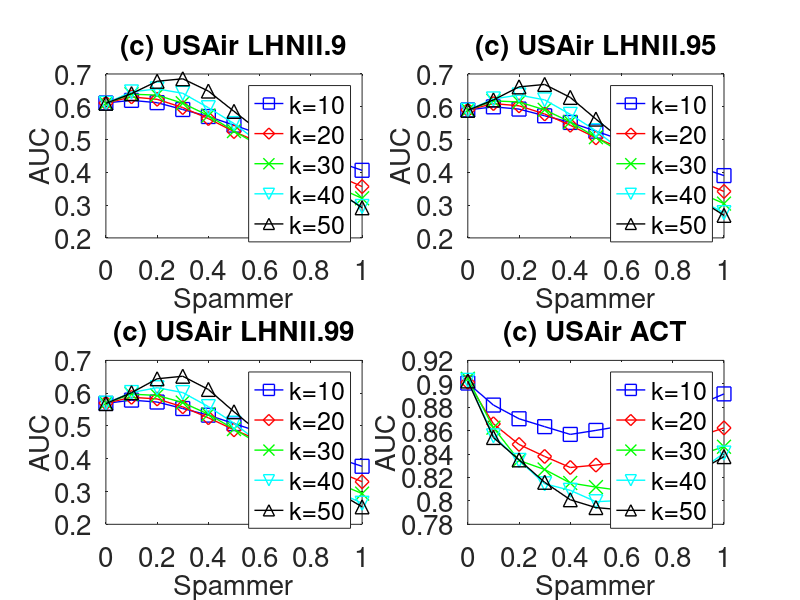

Source code (MATLAB):
subplot(2,2,1);
x=0:0.1:1;
y=[0.6116662	0.6194743	0.6124824	0.5915699	0.5702701	0.543909	0.5168064	0.483952	0.4611378	0.4330056	0.4061898
];
plot(x,y,'-bs','LineWidth',1,'MarkerSize',10);
hold on;

y=[0.6113337	0.6300354	0.622777	0.5975288	0.5639132	0.524365	0.4904664	0.456011	0.4212914	0.3909042	0.3566138
];
plot(x,y,'-rd','LineWidth',1,'MarkerSize',10);
hold on;

y=[0.6104394	0.6383176	0.6355616	0.6107134	0.5731994	0.5259148	0.4803916	0.4353244	0.3939936	0.3557658	0.3206384
];
plot(x,y,'-gx','LineWidth',1,'MarkerSize',10);
hold on;

y=[0.6104091	0.6452592	0.654536	0.641069	0.5972346	0.5487576	0.4897842	0.4357452	0.3846616	0.3377218	0.2959712
];
plot(x,y,'-cv','LineWidth',1,'MarkerSize',10);
hold on;

y=[0.6106782	0.6400648	0.6777994	0.6853564	0.6479066	0.5859962	0.5251518	0.4643944	0.4040038	0.3451532	0.2918642
];
plot(x,y,'-k^','LineWidth',1,'MarkerSize',10);


set(gca,'FontSize',20);
xlabel('Spammer','fontsize',20);
ylabel('AUC','fontsize',20);
title('(c) USAir LHNII.9','fontsize',20);

legend('k=10','k=20','k=30','k=40','k=50');
hold on;



subplot(2,2,2);
x=0:0.1:1;
y=[0.5902802	0.5997592	0.5928862	0.5725092	0.5521823	0.5255346	0.4988578	0.4675086	0.4447552	0.4164282	0.3900376
];
plot(x,y,'-bs','LineWidth',1,'MarkerSize',10);
hold on;

y=[0.5901894	0.609656	0.6029668	0.5780168	0.5435724	0.5053942	0.4715498	0.4374718	0.4035006	0.3746068	0.341637
];
plot(x,y,'-rd','LineWidth',1,'MarkerSize',10);
hold on;

y=[0.5900361	0.6179124	0.6145905	0.590628	0.5536136	0.5070242	0.460279	0.4171126	0.3747906	0.3389654	0.3047536
];
plot(x,y,'-gx','LineWidth',1,'MarkerSize',10);
hold on;

y=[0.5892498	0.6239486	0.6357102	0.6210208	0.5769332	0.526825	0.4667586	0.411756	0.3613946	0.3162964	0.2770922
];
plot(x,y,'-cv','LineWidth',1,'MarkerSize',10);
hold on;

y=[0.5892343	0.6209298	0.6606376	0.6680562	0.6285184	0.5623918	0.499923	0.437259	0.375768	0.3183634	0.2687206
];
plot(x,y,'-k^','LineWidth',1,'MarkerSize',10);


set(gca,'FontSize',20);
xlabel('Spammer','fontsize',20);
ylabel('AUC','fontsize',20);
title('(c) USAir LHNII.95','fontsize',20);

legend('k=10','k=20','k=30','k=40','k=50');
hold on;


subplot(2,2,3);
x=0:0.1:1;
y=[0.5687645	0.5788025	0.5729257	0.5531616	0.5329225	0.5071282	0.4816686	0.4514162	0.4296794	0.4024094	0.376956
];
plot(x,y,'-bs','LineWidth',1,'MarkerSize',10);
hold on;

y=[0.569407	0.5875073	0.58244	0.5583406	0.5249248	0.4883976	0.4553142	0.4219582	0.3892532	0.3618536	0.3300686
];
plot(x,y,'-rd','LineWidth',1,'MarkerSize',10);
hold on;

y=[0.5698977	0.5969864	0.5931178	0.5713048	0.5357644	0.4906502	0.4442252	0.4018258	0.3611838	0.3265986	0.2937748
];
plot(x,y,'-gx','LineWidth',1,'MarkerSize',10);
hold on;

y=[0.5694726	0.6019734	0.616659	0.6018452	0.5590816	0.5085304	0.4480334	0.3936172	0.3434688	0.300494	0.2642716
];
plot(x,y,'-cv','LineWidth',1,'MarkerSize',10);
hold on;

y=[0.5682943	0.601448	0.643911	0.6516238	0.6114208	0.5432942	0.4789906	0.415664	0.3546998	0.2996884	0.253245
];
plot(x,y,'-k^','LineWidth',1,'MarkerSize',10);


set(gca,'FontSize',20);
xlabel('Spammer','fontsize',20);
ylabel('AUC','fontsize',20);
title('(c) USAir LHNII.99','fontsize',20);

legend('k=10','k=20','k=30','k=40','k=50');
hold on;


subplot(2,2,4);
x=0:0.1:1;
y=[0.9006419	0.8818327	0.8701542	0.8634002	0.8567852	0.8602094	0.863898	0.866477	0.8773018	0.881935	0.8913858
];
plot(x,y,'-bs','LineWidth',1,'MarkerSize',10);
hold on;

y=[0.9013061	0.8657998	0.8482042	0.8379674	0.8285182	0.830596	0.833033	0.8378676	0.8467446	0.8550328	0.8623254
];
plot(x,y,'-rd','LineWidth',1,'MarkerSize',10);
hold on;

y=[0.9043025	0.8625166	0.8345548	0.8267958	0.8153146	0.811776	0.8088186	0.8206596	0.82277	0.8390594	0.8462904
];
plot(x,y,'-gx','LineWidth',1,'MarkerSize',10);
hold on;

y=[0.9029613	0.8555972	0.8345972	0.8146258	0.809034	0.7993038	0.800346	0.8024788	0.8128826	0.8249392	0.8408564
];
plot(x,y,'-cv','LineWidth',1,'MarkerSize',10);
hold on;

y=[0.9024338	0.854129	0.8350384	0.815894	0.800976	0.7942772	0.7923816	0.8000394	0.8125788	0.825416	0.8377856
];
plot(x,y,'-k^','LineWidth',1,'MarkerSize',10);


set(gca,'FontSize',20);
xlabel('Spammer','fontsize',20);
ylabel('AUC','fontsize',20);
title('(c) USAir ACT','fontsize',20);

legend('k=10','k=20','k=30','k=40','k=50');
hold on;
